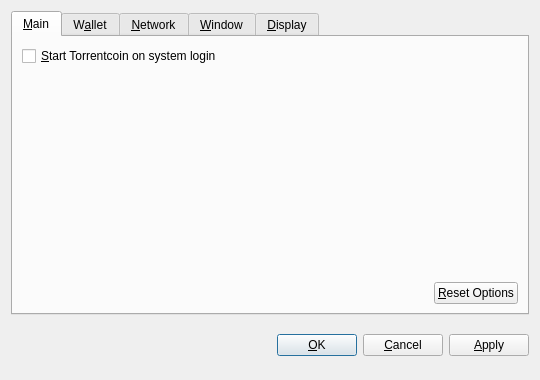
<?xml version="1.0" encoding="UTF-8"?>
<ui version="4.0">
 <class>OptionsDialog</class>
 <widget class="QDialog" name="OptionsDialog">
  <property name="geometry">
   <rect>
    <x>0</x>
    <y>0</y>
    <width>540</width>
    <height>380</height>
   </rect>
  </property>
  <property name="windowTitle">
   <string>Options</string>
  </property>
  <property name="modal">
   <bool>true</bool>
  </property>
  <layout class="QVBoxLayout" name="verticalLayout">
   <item>
    <widget class="QTabWidget" name="tabWidget">
     <property name="tabPosition">
      <enum>QTabWidget::North</enum>
     </property>
     <property name="currentIndex">
      <number>0</number>
     </property>
     <widget class="QWidget" name="tabMain">
      <attribute name="title">
       <string>&amp;Main</string>
      </attribute>
      <layout class="QVBoxLayout" name="verticalLayout_Main">
       <item>
        <widget class="QCheckBox" name="bitcoinAtStartup">
         <property name="toolTip">
          <string>Automatically start Torrentcoin after logging in to the system.</string>
         </property>
         <property name="text">
          <string>&amp;Start Torrentcoin on system login</string>
         </property>
        </widget>
       </item>
       <item>
        <spacer name="verticalSpacer_Main">
         <property name="orientation">
          <enum>Qt::Vertical</enum>
         </property>
         <property name="sizeHint" stdset="0">
          <size>
           <width>20</width>
           <height>40</height>
          </size>
         </property>
        </spacer>
       </item>
       <item>
        <layout class="QHBoxLayout" name="horizontalLayout_2_Main">
         <item>
          <spacer name="horizontalSpacer_2_Main">
           <property name="orientation">
            <enum>Qt::Horizontal</enum>
           </property>
           <property name="sizeHint" stdset="0">
            <size>
             <width>40</width>
             <height>20</height>
            </size>
           </property>
          </spacer>
         </item>
         <item>
          <widget class="QPushButton" name="resetButton">
           <property name="toolTip">
            <string>Reset all client options to default.</string>
           </property>
           <property name="text">
            <string>&amp;Reset Options</string>
           </property>
           <property name="autoDefault">
            <bool>false</bool>
           </property>
          </widget>
         </item>
        </layout>
       </item>
      </layout>
     </widget>
     <widget class="QWidget" name="tabWallet">
      <attribute name="title">
       <string>W&amp;allet</string>
      </attribute>
      <layout class="QVBoxLayout" name="verticalLayout_Network">
       <item>
        <widget class="QLabel" name="transactionFeeInfoLabel">
         <property name="text">
          <string>Optional transaction fee per kB that helps make sure your transactions are processed quickly. Most transactions are 1 kB.</string>
         </property>
         <property name="textFormat">
          <enum>Qt::PlainText</enum>
         </property>
         <property name="wordWrap">
          <bool>true</bool>
         </property>
        </widget>
       </item>
       <item>
        <layout class="QHBoxLayout" name="horizontalLayout_1_Main">
         <item>
          <widget class="QLabel" name="transactionFeeLabel">
           <property name="text">
            <string>Pay transaction &amp;fee</string>
           </property>
           <property name="textFormat">
            <enum>Qt::PlainText</enum>
           </property>
           <property name="buddy">
            <cstring>transactionFee</cstring>
           </property>
          </widget>
         </item>
         <item>
          <widget class="BitcoinAmountField" name="transactionFee"/>
         </item>
         <item>
          <spacer name="horizontalSpacer_1_Main">
           <property name="orientation">
            <enum>Qt::Horizontal</enum>
           </property>
           <property name="sizeHint" stdset="0">
            <size>
             <width>40</width>
             <height>20</height>
            </size>
           </property>
          </spacer>
         </item>
        </layout>
       </item>
       <item>
        <widget class="QLabel" name="label">
         <property name="text">
          <string>If you disable the spending of unconfirmed change, the change from a transaction cannot be used until that transaction has at least one confirmation. This also affects how your balance is computed.</string>
         </property>
         <property name="wordWrap">
          <bool>true</bool>
         </property>
        </widget>
       </item>
       <item>
        <widget class="QCheckBox" name="spendZeroConfChange">
         <property name="text">
          <string>Spend unconfirmed change  (experts only)</string>
         </property>
        </widget>
       </item>
       <item>
        <spacer name="verticalSpacer">
         <property name="orientation">
          <enum>Qt::Vertical</enum>
         </property>
         <property name="sizeHint" stdset="0">
          <size>
           <width>20</width>
           <height>40</height>
          </size>
         </property>
        </spacer>
       </item>
      </layout>
     </widget>
     <widget class="QWidget" name="tabNetwork">
      <attribute name="title">
       <string>&amp;Network</string>
      </attribute>
      <layout class="QVBoxLayout" name="verticalLayout_Network">
       <item>
        <widget class="QCheckBox" name="mapPortUpnp">
         <property name="toolTip">
          <string>Automatically open the Torrentcoin client port on the router. This only works when your router supports UPnP and it is enabled.</string>
         </property>
         <property name="text">
          <string>Map port using &amp;UPnP</string>
         </property>
        </widget>
       </item>
       <item>
        <widget class="QCheckBox" name="connectSocks">
         <property name="toolTip">
          <string>Connect to the Torrentcoin network through a SOCKS proxy (e.g. when connecting through Tor).</string>
         </property>
         <property name="text">
          <string>&amp;Connect through SOCKS proxy:</string>
         </property>
        </widget>
       </item>
       <item>
        <layout class="QHBoxLayout" name="horizontalLayout_Network">
         <item>
          <widget class="QLabel" name="proxyIpLabel">
           <property name="text">
            <string>Proxy &amp;IP:</string>
           </property>
           <property name="textFormat">
            <enum>Qt::PlainText</enum>
           </property>
           <property name="buddy">
            <cstring>proxyIp</cstring>
           </property>
          </widget>
         </item>
         <item>
          <widget class="QValidatedLineEdit" name="proxyIp">
           <property name="maximumSize">
            <size>
             <width>140</width>
             <height>16777215</height>
            </size>
           </property>
           <property name="toolTip">
            <string>IP address of the proxy (e.g. 127.0.0.1)</string>
           </property>
          </widget>
         </item>
         <item>
          <widget class="QLabel" name="proxyPortLabel">
           <property name="text">
            <string>&amp;Port:</string>
           </property>
           <property name="textFormat">
            <enum>Qt::PlainText</enum>
           </property>
           <property name="buddy">
            <cstring>proxyPort</cstring>
           </property>
          </widget>
         </item>
         <item>
          <widget class="QLineEdit" name="proxyPort">
           <property name="maximumSize">
            <size>
             <width>55</width>
             <height>16777215</height>
            </size>
           </property>
           <property name="toolTip">
            <string>Port of the proxy (e.g. 9050)</string>
           </property>
          </widget>
         </item>
         <item>
          <widget class="QLabel" name="socksVersionLabel">
           <property name="text">
            <string>SOCKS &amp;Version:</string>
           </property>
           <property name="textFormat">
            <enum>Qt::PlainText</enum>
           </property>
           <property name="buddy">
            <cstring>socksVersion</cstring>
           </property>
          </widget>
         </item>
         <item>
          <widget class="QValueComboBox" name="socksVersion">
           <property name="toolTip">
            <string>SOCKS version of the proxy (e.g. 5)</string>
           </property>
          </widget>
         </item>
         <item>
          <spacer name="horizontalSpacer_Network">
           <property name="orientation">
            <enum>Qt::Horizontal</enum>
           </property>
           <property name="sizeHint" stdset="0">
            <size>
             <width>40</width>
             <height>20</height>
            </size>
           </property>
          </spacer>
         </item>
        </layout>
       </item>
       <item>
        <spacer name="verticalSpacer_Network">
         <property name="orientation">
          <enum>Qt::Vertical</enum>
         </property>
         <property name="sizeHint" stdset="0">
          <size>
           <width>20</width>
           <height>40</height>
          </size>
         </property>
        </spacer>
       </item>
      </layout>
     </widget>
     <widget class="QWidget" name="tabWindow">
      <attribute name="title">
       <string>&amp;Window</string>
      </attribute>
      <layout class="QVBoxLayout" name="verticalLayout_Window">
       <item>
        <widget class="QCheckBox" name="minimizeToTray">
         <property name="toolTip">
          <string>Show only a tray icon after minimizing the window.</string>
         </property>
         <property name="text">
          <string>&amp;Minimize to the tray instead of the taskbar</string>
         </property>
        </widget>
       </item>
       <item>
        <widget class="QCheckBox" name="minimizeOnClose">
         <property name="toolTip">
          <string>Minimize instead of exit the application when the window is closed. When this option is enabled, the application will be closed only after selecting Quit in the menu.</string>
         </property>
         <property name="text">
          <string>M&amp;inimize on close</string>
         </property>
        </widget>
       </item>
       <item>
        <spacer name="verticalSpacer_Window">
         <property name="orientation">
          <enum>Qt::Vertical</enum>
         </property>
         <property name="sizeHint" stdset="0">
          <size>
           <width>20</width>
           <height>40</height>
          </size>
         </property>
        </spacer>
       </item>
      </layout>
     </widget>
     <widget class="QWidget" name="tabDisplay">
      <attribute name="title">
       <string>&amp;Display</string>
      </attribute>
      <layout class="QVBoxLayout" name="verticalLayout_Display">
       <item>
        <layout class="QHBoxLayout" name="horizontalLayout_1_Display">
         <item>
          <widget class="QLabel" name="langLabel">
           <property name="text">
            <string>User Interface &amp;language:</string>
           </property>
           <property name="textFormat">
            <enum>Qt::PlainText</enum>
           </property>
           <property name="buddy">
            <cstring>lang</cstring>
           </property>
          </widget>
         </item>
         <item>
          <widget class="QValueComboBox" name="lang">
           <property name="toolTip">
            <string>The user interface language can be set here. This setting will take effect after restarting Torrentcoin.</string>
           </property>
          </widget>
         </item>
        </layout>
       </item>
       <item>
        <layout class="QHBoxLayout" name="horizontalLayout_2_Display">
         <item>
          <widget class="QLabel" name="unitLabel">
           <property name="text">
            <string>&amp;Unit to show amounts in:</string>
           </property>
           <property name="textFormat">
            <enum>Qt::PlainText</enum>
           </property>
           <property name="buddy">
            <cstring>unit</cstring>
           </property>
          </widget>
         </item>
         <item>
          <widget class="QValueComboBox" name="unit">
           <property name="toolTip">
            <string>Choose the default subdivision unit to show in the interface and when sending coins.</string>
           </property>
          </widget>
         </item>
        </layout>
       </item>
       <item>
        <widget class="QCheckBox" name="displayAddresses">
         <property name="toolTip">
          <string>Whether to show Torrentcoin addresses in the transaction list or not.</string>
         </property>
         <property name="text">
          <string>&amp;Display addresses in transaction list</string>
         </property>
        </widget>
       </item>
       <item>
        <widget class="QCheckBox" name="coinControlFeatures">
         <property name="toolTip">
          <string>Whether to show coin control features or not.</string>
         </property>
         <property name="text">
          <string>Display coin &amp;control features (experts only!)</string>
         </property>
        </widget>
       </item>
       <item>
        <spacer name="verticalSpacer_Display">
         <property name="orientation">
          <enum>Qt::Vertical</enum>
         </property>
         <property name="sizeHint" stdset="0">
          <size>
           <width>20</width>
           <height>40</height>
          </size>
         </property>
        </spacer>
       </item>
      </layout>
     </widget>
    </widget>
   </item>
   <item>
    <layout class="QHBoxLayout" name="horizontalLayout_Buttons">
     <item>
      <spacer name="horizontalSpacer_1">
       <property name="orientation">
        <enum>Qt::Horizontal</enum>
       </property>
       <property name="sizeHint" stdset="0">
        <size>
         <width>40</width>
         <height>48</height>
        </size>
       </property>
      </spacer>
     </item>
     <item>
      <widget class="QLabel" name="statusLabel">
       <property name="font">
        <font>
         <weight>75</weight>
         <bold>true</bold>
        </font>
       </property>
       <property name="text">
        <string/>
       </property>
       <property name="textFormat">
        <enum>Qt::PlainText</enum>
       </property>
       <property name="wordWrap">
        <bool>true</bool>
       </property>
      </widget>
     </item>
     <item>
      <spacer name="horizontalSpacer_2">
       <property name="orientation">
        <enum>Qt::Horizontal</enum>
       </property>
       <property name="sizeHint" stdset="0">
        <size>
         <width>40</width>
         <height>48</height>
        </size>
       </property>
      </spacer>
     </item>
     <item>
      <widget class="QPushButton" name="okButton">
       <property name="text">
        <string>&amp;OK</string>
       </property>
      </widget>
     </item>
     <item>
      <widget class="QPushButton" name="cancelButton">
       <property name="text">
        <string>&amp;Cancel</string>
       </property>
       <property name="autoDefault">
        <bool>false</bool>
       </property>
      </widget>
     </item>
     <item>
      <widget class="QPushButton" name="applyButton">
       <property name="text">
        <string>&amp;Apply</string>
       </property>
       <property name="autoDefault">
        <bool>false</bool>
       </property>
      </widget>
     </item>
    </layout>
   </item>
  </layout>
 </widget>
 <customwidgets>
  <customwidget>
   <class>BitcoinAmountField</class>
   <extends>QSpinBox</extends>
   <header>bitcoinamountfield.h</header>
  </customwidget>
  <customwidget>
   <class>QValueComboBox</class>
   <extends>QComboBox</extends>
   <header>qvaluecombobox.h</header>
  </customwidget>
  <customwidget>
   <class>QValidatedLineEdit</class>
   <extends>QLineEdit</extends>
   <header>qvalidatedlineedit.h</header>
  </customwidget>
 </customwidgets>
 <resources/>
 <connections/>
</ui>
